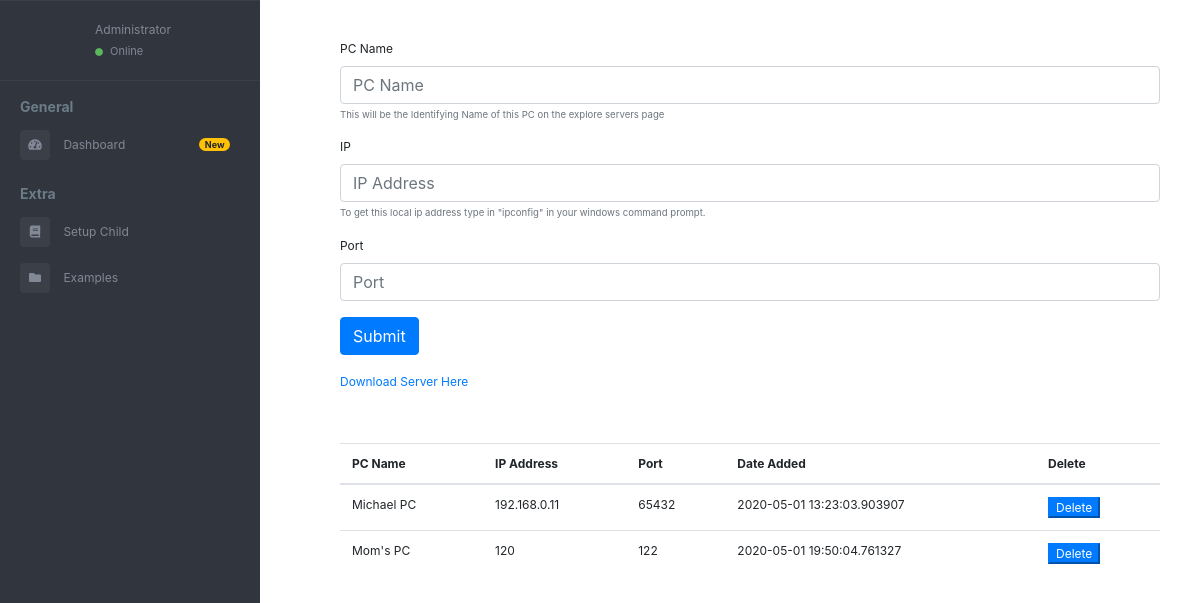
The app's page /child-node-setup, older data.
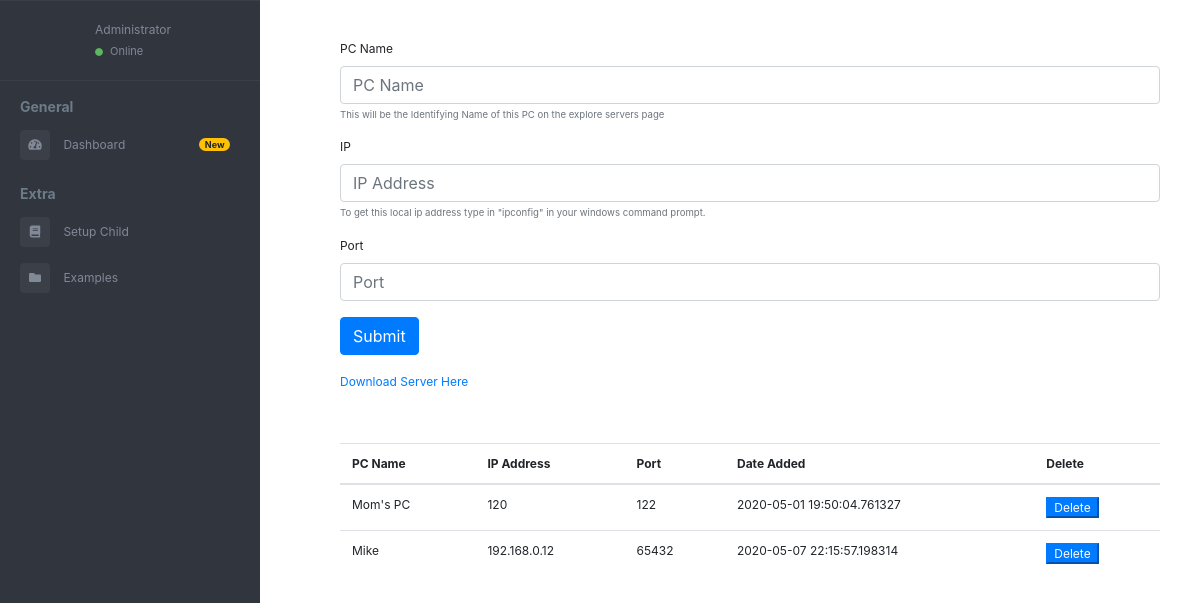
The same page, newer data.
### app/models.py (models this page shows)
class LocalNetwork(db.Model):
    id = db.Column(db.Integer, primary_key=True)
    pc_name = db.Column(db.String(64), index = True)
    ip_addr = db.Column(db.String(64), unique = True)
    port = db.Column(db.Integer)
    date_added = db.Column(db.String(120))

### app/routes.py (the view, shortened to what this page needs)
@app.route("/child-node-setup", methods = ["GET", "POST"])
def child_node_setup():
    delete = request.form.get("delete")
    print(delete)
    all_pcs_on_network = LocalNetwork.query.all()
    if request.method == "POST" and delete is not None:
        LocalNetwork.query.filter_by(id=int(delete)).delete()
        db.session.commit()
        return redirect(url_for("child_node_setup"))
    return render_template("child-node.html", pcs = all_pcs_on_network)

### app/templates/child-node.html (shortened to what this page needs)
{%include 'header.html'%}
  <main class="page-content">
    <div class="container-fluid">
        <form method = "POST">
            <div class="form-group">
              <label for="exampleInputEmail1">PC Name</label>
              <input type="text" class="form-control" id="pc_name" name = "pc_name" placeholder="PC Name">
              <small id="emailHelp" class="form-text text-muted">This will be the Identifying Name of this PC on the explore servers page</small>
            </div>
            <div class="form-group">
              <label for="exampleInputEmail1">IP</label>
              <input type="text" class="form-control" id="ip" name = "ip" placeholder="IP Address">
              <small id="emailHelp" class="form-text text-muted">To get this local ip address type in "ipconfig" in your windows command prompt.</small>
            </div>
            <div class="form-group">
              <label for="exampleInputPassword1">Port</label>
              <input type="text" class="form-control" id="port" name = "port" placeholder="Port">
            </div>
            <button type="submit" class="btn btn-primary">Submit</button>
            <a href="{{url_for('download_server')}}">Download Server Here</a>
    </div>
    <div class="table-responsive" id="sailorTableArea">
      <table class="table table-hover" width="100%">
          <thead>
              <tr>
                  <th>PC Name</th>
                  <th>IP Address</th>
                  <th>Port</th>
                  <th>Date Added</th>
                  <th>Delete</th>
              </tr>
          </thead>
          <tbody>
            {%for each in pcs%}
            <tr>
                <td>{{each.pc_name}}</td>
                <td>{{each.ip_addr}}</td>
                <td>{{each.port}}</td>
                <td>{{each.date_added}}</td>
                <td>
                  <button class = "btn-primary" name = "delete" value = {{each.id}}>
                      Delete
                  </button>
                </td>
            </tr>
              {%endfor%}
        </tbody>
    </table>
    </div>
  </main>
</div>
</body>
</html>

Row changes from the older to the newer data that the page shows:
removed LocalNetwork: pc_name "Michael PC", ip_addr "192.168.0.11", port "65432", date_added "2020-05-01 13:23:03.903907", {{ each.id }} 3 (drawn)
added LocalNetwork: pc_name "Mike", ip_addr "192.168.0.12", port "65432", date_added "2020-05-07 22:15:57.198314", {{ each.id }} 5 (drawn)
